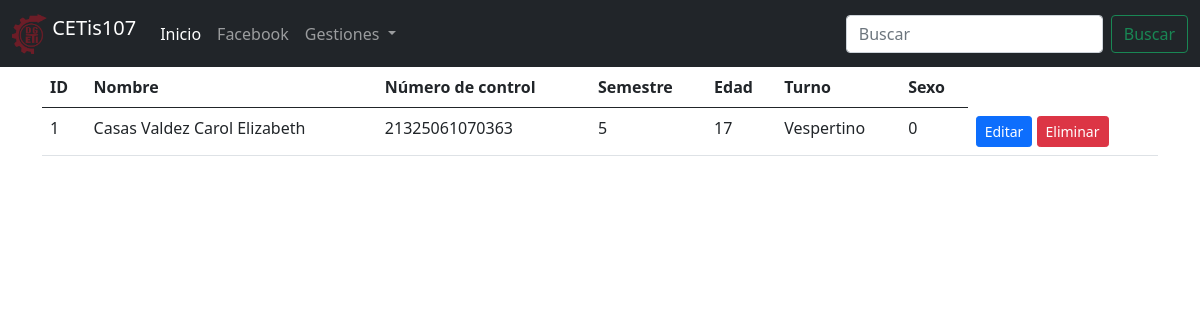
/parcial2/consultarAlumnos.php, run on an earlier commit of the app's database.
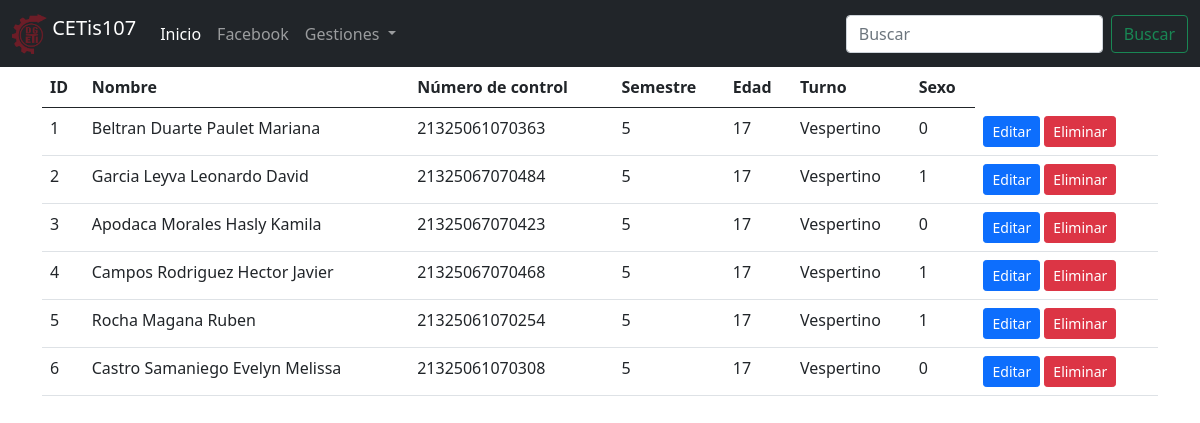
And on a later commit of the database.
### tables this page shows
CREATE TABLE `alumnos` (
  `id` int(11) NOT NULL,
  `nombre` varchar(100) NOT NULL,
  `numero_control` varchar(30) NOT NULL,
  `semestre` int(11) NOT NULL,
  `edad` int(11) NOT NULL,
  `turno` varchar(10) NOT NULL,
  `sexo` tinyint(4) NOT NULL
);

### parcial2/consultarAlumnos.php (the view, shortened to what this page needs)
<!DOCTYPE html>
<html lang="en">
<head>
    <link rel="stylesheet" href="css/bootstrap.css">
</head>
<body>
    <?php
    include 'menu.php';
    include 'conexion.php';
    $sql = "SELECT * FROM alumnos";
    $datos = $conexion->query($sql);
    ?>
    <div class='container'>
      <div class='row'>
        <div class= 'col-12'>
          <?php
          if($datos->num_rows > 0){ ?>
            <table class="table table-hover">
              <thead>
                <tr>
                  <th>ID</th>
                  <th>Nombre</th>
                  <th>Número de control</th>
                  <th>Semestre</th>
                  <th>Edad</th>
                  <th>Turno</th>
                  <th>Sexo</th>
                </tr>
              </thead>
              <tbody>
                <?php while($registro = $datos->fetch_assoc()){ ?>
                <tr>
                  <td><?php echo $registro ["id"]; ?></td>
                  <td><?php echo $registro ["nombre"]; ?></td>
                  <td><?php echo $registro ["numero_control"]; ?></td>
                  <td><?php echo $registro ["semestre"]; ?></td>
                  <td><?php echo $registro ["edad"]; ?></td>
                  <td><?php echo $registro ["turno"]; ?></td>
                  <td><?php echo $registro ["sexo"]; ?></td>
                  <td>
                    <a href="editarAlumno.php?id=<?php echo $registro["id"]; ?>" class="btn btn-sm btn-primary">Editar</a>
                    <a href="eliminarAlumno.php?id=<?php echo $registro["id"]; ?>" class="btn btn-sm btn-danger">Eliminar</a>
                  </td>
                </tr>
                <?php } ?>
              </tbody>
            </table>
          <?php } else { ?>
          <h2>No existen datos del alumno en la base de datos</h2>
          <?php } ?>
        </div>
      </div>
    </div>
</body>
</html>

What changed in the data, as far as the page shows it:
changed alumnos id 1: nombre "Casas Valdez Carol Elizabeth" → "Beltran Duarte Paulet Mariana"
added alumnos: id "2", nombre "Garcia Leyva Leonardo David", numero_control "21325067070484", semestre "5", edad "17", turno "Vespertino", sexo "1"
added alumnos: id "3", nombre "Apodaca Morales Hasly Kamila", numero_control "21325067070423", semestre "5", edad "17", turno "Vespertino", sexo "0"
added alumnos: id "4", nombre "Campos Rodriguez Hector Javier", numero_control "21325067070468", semestre "5", edad "17", turno "Vespertino", sexo "1"
added alumnos: id "5", nombre "Rocha Magana Ruben", numero_control "21325061070254", semestre "5", edad "17", turno "Vespertino", sexo "1"
added alumnos: id "6", nombre "Castro Samaniego Evelyn Melissa", numero_control "21325061070308", semestre "5", edad "17", turno "Vespertino", sexo "0"
